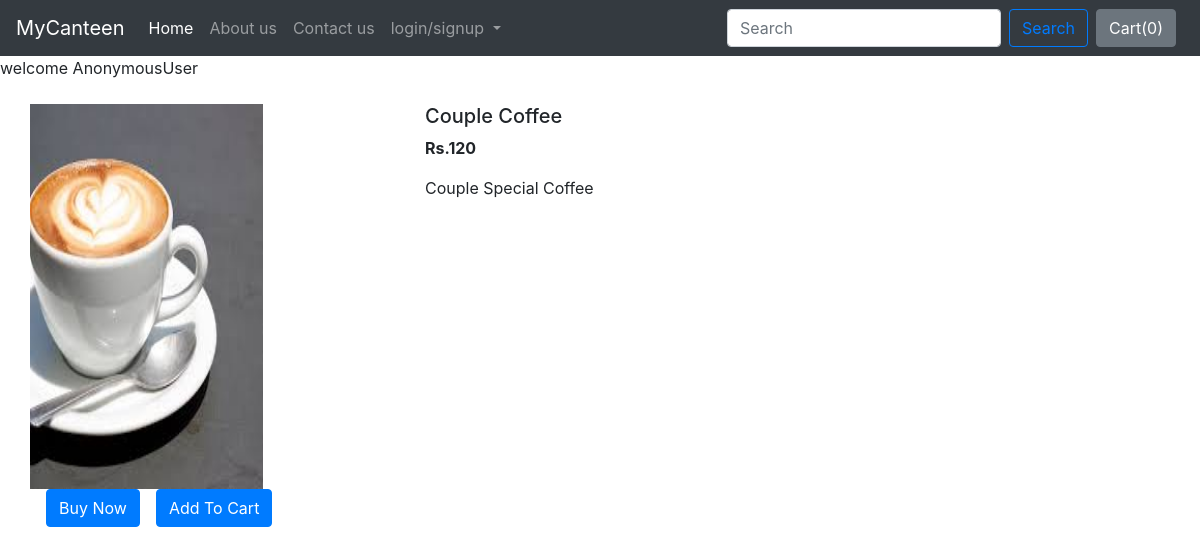
Screenshot of /canteen/products/32 with the database file from the repository.
### canteen/models.py (models this page shows, shortened)
class Product(models.Model):
    Food_id = models.AutoField(primary_key=True)
    Food_name = models.CharField(max_length=50)
    category = models.CharField(max_length=50, default="")
    subcategory = models.CharField(max_length=50, default="")
    price = models.IntegerField(default=0)
    desc = models.CharField(max_length=300)
    image = models.ImageField(upload_to='canteen/images', default="")

### canteen/views.py (the view)
# urls.py: path("canteen/products/<int:myid>", views.productView, name="ProductView"),
def productView(request, myid):
    product = Product.objects.filter(Food_id=myid)
    return render(request, 'canteen/prodView.html', {'product':product[0]})

### Templates/canteen/prodView.html (shortened to what this page needs)
{% extends 'base.html' %}
{% block body %}
<div class="container my-4">
    <div class="row">
    <div class="col-md-4">
    <div class="row">
        <img src="/media/{{product.image}}" width="233px" height="385px">
    </div>
        <div class="row">
            <button class="btn btn-primary mx-3">Buy Now</button>
            <button class="btn btn-primary">Add To Cart</button>
        </div>
    </div>
    <div class="col-md-8">
        <h5>{{product.Food_name}}</h5>
        <p><b>Rs.{{product.price}} </b></p>
        <p>{{product.desc}}</p>
    </div>
    </div>
</div>
{% endblock %}

### rows the page displays
Product: image (picture), Food_name "Couple Coffee", price "120", desc "Couple Special Coffee"

### other values shown
{{ request.user }} "AnonymousUser"
